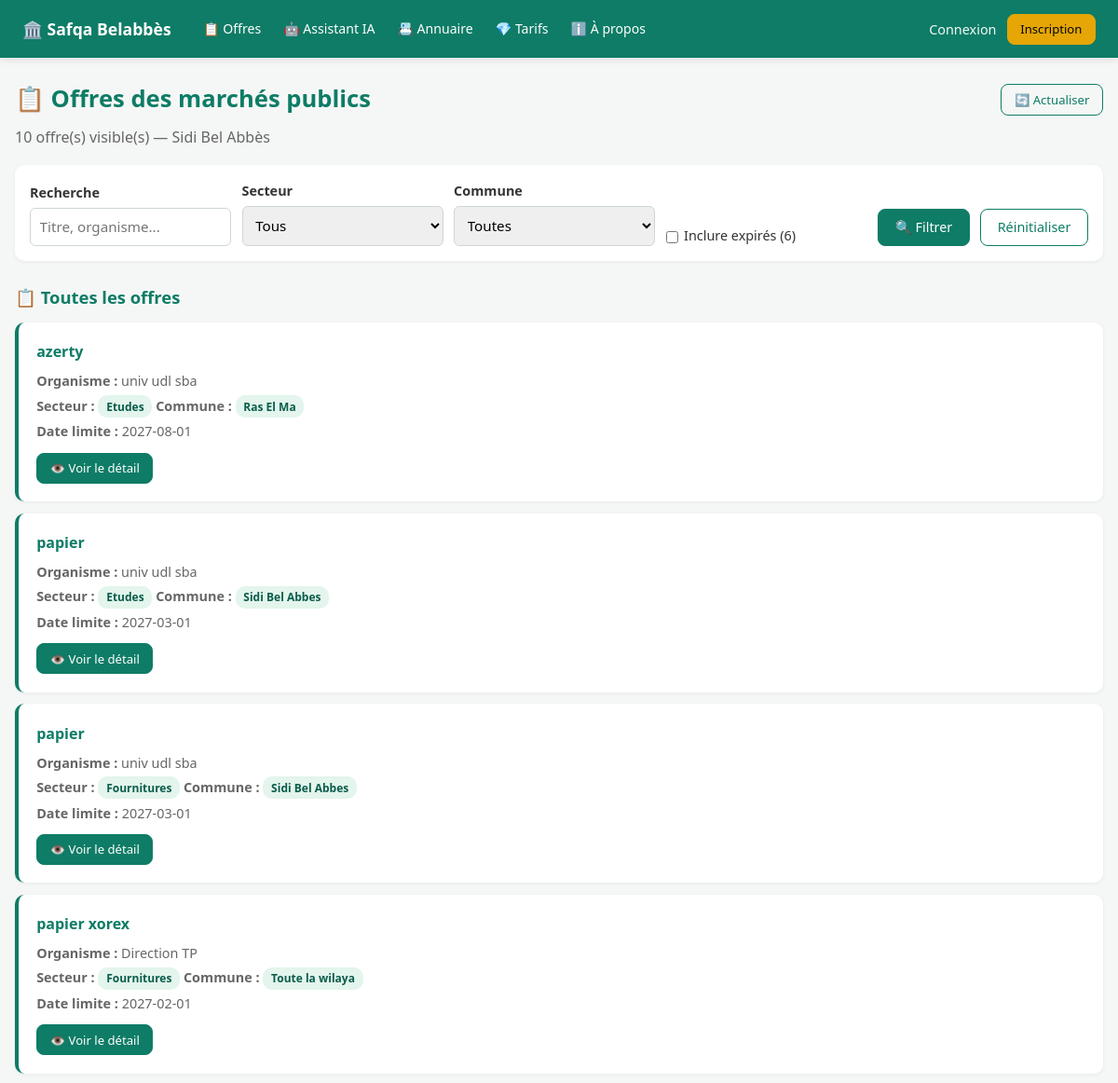
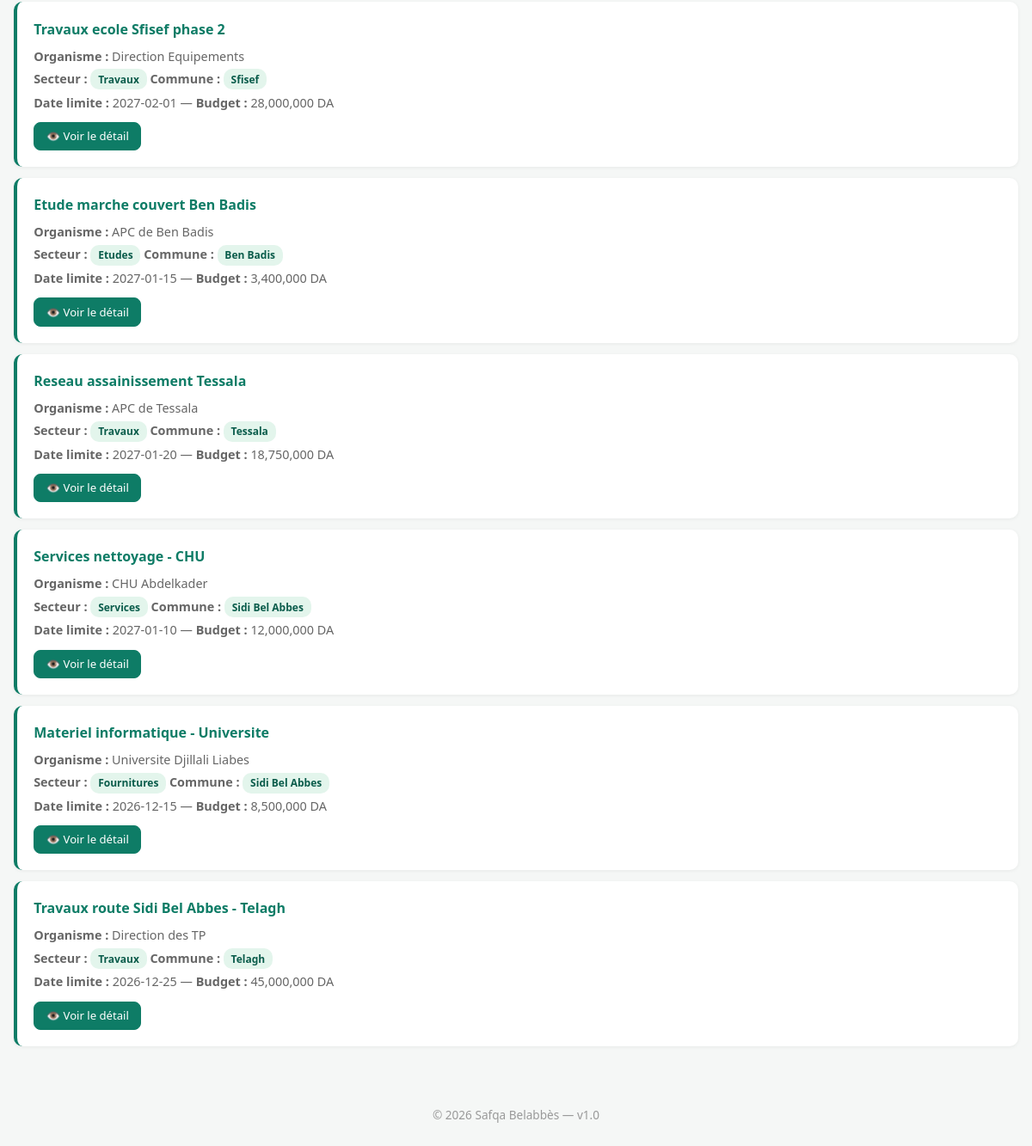
The page / on the database its author committed (2 pictures, top to bottom).
### app/__init__.py (models this page shows)
class Tender(db.Model):
    __tablename__ = "tenders"
    id = db.Column(db.Integer, primary_key=True)
    title = db.Column(db.String(500), nullable=False)
    agency = db.Column(db.String(200), nullable=False)
    deadline = db.Column(db.String(50), nullable=False)
    sector = db.Column(db.String(30), default="services")
    commune = db.Column(db.String(100), default="Toute la wilaya")
    description = db.Column(db.Text)
    budget_dzd = db.Column(db.BigInteger)
    source_url = db.Column(db.String(500))
    is_active = db.Column(db.Boolean, default=True, nullable=False)
    created_at = db.Column(db.DateTime, default=datetime.utcnow)

### app/routes.py (the view, shortened to what this page needs)
@bp.route("/")
def index():
    sector = request.args.get("sector", "")
    commune = request.args.get("commune", "")
    q = request.args.get("q", "").strip()
    show_expired = request.args.get("expired") == "1"
    today_str = datetime.utcnow().strftime("%Y-%m-%d")
    query = Tender.query.filter_by(is_active=True)
    if not show_expired:
        query = query.filter(Tender.deadline >= today_str)
    if sector and sector in SECTORS:
        query = query.filter(Tender.sector == sector)
    if commune and commune in COMMUNES:
        if commune != "Toute la wilaya":
            query = query.filter(Tender.commune.in_([commune, "Toute la wilaya"]))
    cutoff = datetime.utcnow() - timedelta(hours=48)
    is_premium_user = current_user.is_authenticated and current_user.is_premium
    if not is_premium_user:
        query = query.filter(Tender.created_at <= cutoff)
    tenders = query.order_by(Tender.created_at.desc()).all()
    locked_count = 0
    if not is_premium_user:
        locked_count = Tender.query.filter(
            Tender.is_active == True,
            Tender.created_at > cutoff,
            Tender.deadline >= today_str,
        ).count()
    expired_count = 0
    if not show_expired:
        expired_count = Tender.query.filter(
            Tender.is_active == True,
            Tender.deadline < today_str,
        ).count()
    fav_ids = set()
    if current_user.is_authenticated:
        fav_ids = {f.tender_id for f in Favorite.query.filter_by(user_id=current_user.id)}
    sponsored_ads = Ad.query.filter_by(is_approved=True, is_active=True).all()
    sponsored_ads = [a for a in sponsored_ads if a.is_currently_active]
    sponsored_ads.sort(key=lambda a: (a.formula != "featured", -a.id))
    sponsored_ads = sponsored_ads[:5]
    for ad in sponsored_ads:
        ad.views += 1
    if sponsored_ads:
        db.session.commit()
    return render_template("index.html", tenders=tenders, fav_ids=fav_ids,
                           sector=sector, commune=commune, q=q,
                           locked_count=locked_count,
                           is_premium_user=is_premium_user,
                           sponsored_ads=sponsored_ads,
                           show_expired=show_expired,
                           expired_count=expired_count,
                           today_str=today_str)

### app/templates/index.html (shortened to what this page needs)
{% extends "base.html" %}
{% block content %}
<div style="display:flex;justify-content:space-between;align-items:center;flex-wrap:wrap;gap:0.5rem;margin-bottom:0.5rem">
  <h1 style="margin:0">📋 Offres des marchés publics</h1>
  <a href="/" class="btn btn-sm btn-ghost">🔄 Actualiser</a>
</div>
<p style="margin-bottom:1rem;color:#666">{{ tenders|length }} offre(s) visible(s) — Sidi Bel Abbès</p>
<form method="get" class="filters">
  <label>Recherche<input type="search" name="q" value="{{ q }}" placeholder="Titre, organisme..."></label>
  <label>Secteur<select name="sector"><option value="">Tous</option>{% for k, v in sectors.items() %}<option value="{{ k }}" {{ 'selected' if sector == k }}>{{ v }}</option>{% endfor %}</select></label>
  <label>Commune<select name="commune"><option value="">Toutes</option>{% for c in communes %}<option value="{{ c }}" {{ 'selected' if commune == c }}>{{ c }}</option>{% endfor %}</select></label>
  <label style="display:flex;align-items:center;gap:0.4rem;font-weight:normal">
    <input type="checkbox" name="expired" value="1" {{ 'checked' if show_expired }} style="width:auto;accent-color:#0e7c66">
    <span style="font-size:0.9rem">Inclure expirés{% if expired_count > 0 %} ({{ expired_count }}){% endif %}</span>
  </label>
  <button class="btn" type="submit">🔍 Filtrer</button>
  <a class="btn btn-ghost" href="/">Réinitialiser</a>
</form>
{% if tenders %}
<h2>{% if locked_count > 0 %}📋 Offres visibles{% else %}📋 Toutes les offres{% endif %}</h2>
{% endif %}
{% for t in tenders %}
<div class="card">
  <h3><a href="/tenders/{{ t.id }}" style="color:#0e7c66;text-decoration:none">{{ t.title }}</a>
  {% if t.deadline < today_str %}<span class="chip chip-danger" style="font-size:0.7rem">⚠️ Expiré</span>{% endif %}</h3>
  <p><strong>Organisme :</strong> {{ t.agency }}</p>
  <p><strong>Secteur :</strong> <span class="chip">{{ sectors.get(t.sector, t.sector) }}</span> <strong>Commune :</strong> <span class="chip">{{ t.commune }}</span></p>
  <p><strong>Date limite :</strong> {{ t.deadline }}{% if t.budget_dzd %} — <strong>Budget :</strong> {{ "{:,}".format(t.budget_dzd) }} DA{% endif %}</p>
  <div style="margin-top:0.7rem;display:flex;gap:0.5rem;flex-wrap:wrap">
    <a href="/tenders/{{ t.id }}" class="btn btn-sm">👁️ Voir le détail</a>
  </div>
</div>
{% else %}
<div class="card"><p>Aucune offre visible.</p></div>
{% endfor %}
{% endblock %}

### app/templates/base.html (style rules this page uses)
* { box-sizing: border-box; margin: 0; padding: 0; }
body { font-family: system-ui, -apple-system, "Segoe UI", sans-serif; background: #f5f7f6; color: #12263a; line-height: 1.6; }
h1 { margin-bottom: 1.5rem; color: #0e7c66; font-size: 1.6rem; }
h2 { margin: 1.5rem 0 0.8rem; color: #0e7c66; font-size: 1.15rem; }
h3 { font-size: 1rem; }
.card { background: #fff; padding: 1.2rem; margin: 0.8rem 0; border-radius: 10px; box-shadow: 0 1px 4px rgba(0,0,0,0.06); border-left: 4px solid #0e7c66; }
.card h3 { margin-bottom: 0.4rem; }
.card p { color: #666; font-size: 0.9rem; margin: 0.2rem 0; }
.btn, .btn-sm, .btn-ghost, .btn-accent, .btn-danger { display: inline-flex; align-items: center; justify-content: center; padding: 0.55rem 1.1rem; border-radius: 8px; cursor: pointer; text-decoration: none; font-size: 0.9rem; font-weight: 500; font-family: inherit; border: 1px solid transparent; transition: all 0.15s; white-space: nowrap; line-height: 1.4; }
.btn { background: #0e7c66; color: #fff; border-color: #0e7c66; }
.btn-sm { padding: 0.4rem 0.85rem; font-size: 0.82rem; }
.btn-ghost { background: transparent; color: #0e7c66; border-color: #0e7c66; }
label { display: block; margin-bottom: 1rem; font-weight: 600; font-size: 0.9rem; color: #333; }
input, select, textarea { width: 100%; padding: 0.6rem; border: 1px solid #cdd7d3; border-radius: 6px; margin-top: 0.3rem; font-size: 0.95rem; font-family: inherit; }
.filters { display: flex; flex-wrap: wrap; gap: 0.7rem; align-items: end; background: #fff; padding: 1rem; border-radius: 10px; box-shadow: 0 1px 4px rgba(0,0,0,0.06); margin: 1rem 0; }
.filters label { flex: 1; min-width: 180px; margin: 0; }
.chip { display: inline-block; background: #e3f5ec; color: #0a5c4b; padding: 0.15rem 0.55rem; border-radius: 10px; font-size: 0.75rem; font-weight: 600; }

### rows shown on the page
Tender: title "azerty", agency "univ udl sba", get "Etudes", commune "Ras El Ma", deadline "2027-08-01"
Tender: title "papier", agency "univ udl sba", get "Etudes", commune "Sidi Bel Abbes", deadline "2027-03-01"
Tender: title "papier", agency "univ udl sba", get "Fournitures", commune "Sidi Bel Abbes", deadline "2027-03-01"
Tender: title "papier xorex", agency "Direction TP", get "Fournitures", commune "Toute la wilaya", deadline "2027-02-01"
Tender: title "Travaux ecole Sfisef phase 2", agency "Direction Equipements", get "Travaux", commune "Sfisef", deadline "2027-02-01", budget_dzd "28,000,000"
Tender: title "Etude marche couvert Ben Badis", agency "APC de Ben Badis", get "Etudes", commune "Ben Badis", deadline "2027-01-15", budget_dzd "3,400,000"
Tender: title "Reseau assainissement Tessala", agency "APC de Tessala", get "Travaux", commune "Tessala", deadline "2027-01-20", budget_dzd "18,750,000"
Tender: title "Services nettoyage - CHU", agency "CHU Abdelkader", get "Services", commune "Sidi Bel Abbes", deadline "2027-01-10", budget_dzd "12,000,000"
Tender: title "Materiel informatique - Universite", agency "Universite Djillali Liabes", get "Fournitures", commune "Sidi Bel Abbes", deadline "2026-12-15", budget_dzd "8,500,000"
Tender: title "Travaux route Sidi Bel Abbes - Telagh", agency "Direction des TP", get "Travaux", commune "Telagh", deadline "2026-12-25", budget_dzd "45,000,000"

### other values the page prints
{{ tenders|length }} "10"
{{ expired_count }} "6"
